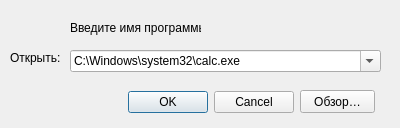
<?xml version="1.0" encoding="UTF-8"?>
<ui version="4.0">
 <class>DialogNewProcess</class>
 <widget class="QDialog" name="DialogNewProcess">
  <property name="geometry">
   <rect>
    <x>0</x>
    <y>0</y>
    <width>400</width>
    <height>128</height>
   </rect>
  </property>
  <property name="windowTitle">
   <string>Создать новый процесс</string>
  </property>
  <property name="whatsThis">
   <string/>
  </property>
  <property name="modal">
   <bool>true</bool>
  </property>
  <widget class="QDialogButtonBox" name="buttonBoxOkCancel">
   <property name="geometry">
    <rect>
     <x>33</x>
     <y>86</y>
     <width>261</width>
     <height>32</height>
    </rect>
   </property>
   <property name="orientation">
    <enum>Qt::Horizontal</enum>
   </property>
   <property name="standardButtons">
    <set>QDialogButtonBox::Cancel|QDialogButtonBox::Ok</set>
   </property>
  </widget>
  <widget class="QPushButton" name="pushButtonBrowse">
   <property name="geometry">
    <rect>
     <x>300</x>
     <y>90</y>
     <width>75</width>
     <height>23</height>
    </rect>
   </property>
   <property name="text">
    <string>Обзор…</string>
   </property>
  </widget>
  <widget class="QLabel" name="labelTypeNameOfProgram">
   <property name="geometry">
    <rect>
     <x>70</x>
     <y>20</y>
     <width>131</width>
     <height>16</height>
    </rect>
   </property>
   <property name="text">
    <string>Введите имя программы.</string>
   </property>
  </widget>
  <widget class="QComboBox" name="comboBoxNameOfProgram">
   <property name="geometry">
    <rect>
     <x>70</x>
     <y>50</y>
     <width>311</width>
     <height>22</height>
    </rect>
   </property>
   <property name="editable">
    <bool>true</bool>
   </property>
   <item>
    <property name="text">
     <string>C:\Windows\system32\calc.exe</string>
    </property>
   </item>
  </widget>
  <widget class="QLabel" name="labelOpen">
   <property name="geometry">
    <rect>
     <x>10</x>
     <y>50</y>
     <width>51</width>
     <height>16</height>
    </rect>
   </property>
   <property name="text">
    <string>Открыть:</string>
   </property>
  </widget>
 </widget>
 <resources/>
 <connections>
  <connection>
   <sender>buttonBoxOkCancel</sender>
   <signal>accepted()</signal>
   <receiver>DialogNewProcess</receiver>
   <slot>accept()</slot>
   <hints>
    <hint type="sourcelabel">
     <x>248</x>
     <y>254</y>
    </hint>
    <hint type="destinationlabel">
     <x>157</x>
     <y>274</y>
    </hint>
   </hints>
  </connection>
  <connection>
   <sender>buttonBoxOkCancel</sender>
   <signal>rejected()</signal>
   <receiver>DialogNewProcess</receiver>
   <slot>reject()</slot>
   <hints>
    <hint type="sourcelabel">
     <x>316</x>
     <y>260</y>
    </hint>
    <hint type="destinationlabel">
     <x>286</x>
     <y>274</y>
    </hint>
   </hints>
  </connection>
 </connections>
</ui>
